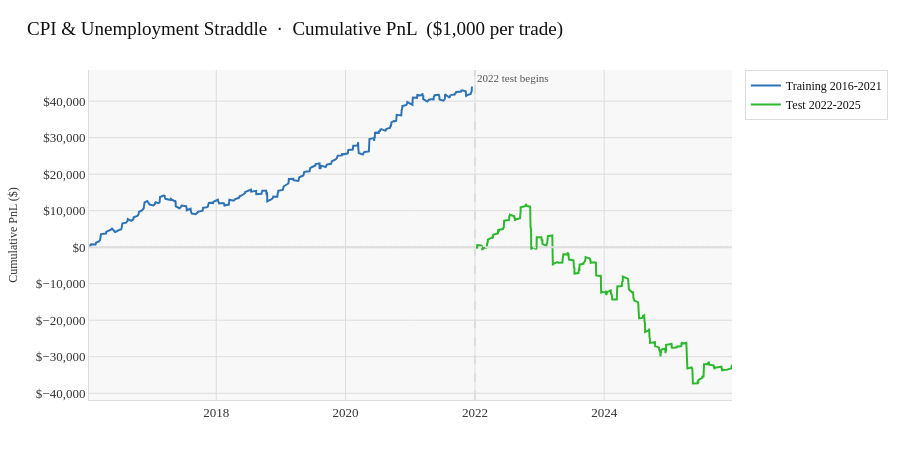

The notebook cell this image was saved under:
### Code cell
# Part 3 — Walk-Forward Long/Short Strategy
# Signals on (event_type, ticker, entry_offset, exit_offset)

LONG_AVG_RET      =  0.05
LONG_MIN_N        =  500
SHORT_AVG_RET     = -0.05
SHORT_MIN_N       =  10
CAPITAL_PER_TRADE =  1_000
PORTFOLIO_SIZE    = 10_000

train = cpi_df[cpi_df["year"] <= 2021].copy()
test  = cpi_df[cpi_df["year"] >= 2022].copy()

print(f"Training set : {len(train):,} rows | years {sorted(train['year'].unique())}")
print(f"Test set     : {len(test):,}  rows | years {sorted(test['year'].unique())}")

combo_stats = (train.groupby(["event_type","ticker","entry_offset","exit_offset"])
                    .agg(
                        n        = ("pnl_pct","count"),
                        avg_ret  = ("pnl_pct","mean"),
                        med_ret  = ("pnl_pct","median"),
                        win_rate = ("pnl_pct", lambda x: (x>0).mean()),
                        std      = ("pnl_pct","std"),
                    )
                    .reset_index())

long_signals = combo_stats[
    (combo_stats["n"]       > LONG_MIN_N)   &
    (combo_stats["avg_ret"] > LONG_AVG_RET) &
    (combo_stats["med_ret"] > LONG_MED_RET)
].copy()
long_signals["side"] = "LONG"

short_signals = combo_stats[
    (combo_stats["n"]       > SHORT_MIN_N)   &
    (combo_stats["avg_ret"] < SHORT_AVG_RET) &
    (combo_stats["med_ret"] < SHORT_MED_RET)
].copy()
short_signals["side"] = "SHORT"

print(f"\nSignals from training (2016-2021):")
print(f"  Long  : {len(long_signals)}")
print(f"  Short : {len(short_signals)}")

print(f"\nLong signals:")
print(long_signals[["event_type","ticker","entry_offset","exit_offset","n","avg_ret","med_ret","win_rate"]]
      .sort_values("avg_ret", ascending=False)
      .to_string(index=False, formatters={
          "avg_ret":  "{:.2%}".format,
          "med_ret":  "{:.2%}".format,
          "win_rate": "{:.0%}".format,
      }))

print(f"\nShort signals:")
print(short_signals[["event_type","ticker","entry_offset","exit_offset","n","avg_ret","med_ret","win_rate"]]
      .sort_values("avg_ret")
      .to_string(index=False, formatters={
          "avg_ret":  "{:.2%}".format,
          "med_ret":  "{:.2%}".format,
          "win_rate": "{:.0%}".format,
      }))

long_keys  = set(zip(long_signals["event_type"],  long_signals["ticker"],
                     long_signals["entry_offset"], long_signals["exit_offset"]))
short_keys = set(zip(short_signals["event_type"],  short_signals["ticker"],
                     short_signals["entry_offset"], short_signals["exit_offset"]))

test_signals = test.copy()
test_signals["signal"] = None
test_signals.loc[test_signals.apply(
    lambda r: (r["event_type"],r["ticker"],r["entry_offset"],r["exit_offset"])
              in long_keys, axis=1), "signal"] = "LONG"
test_signals.loc[test_signals.apply(
    lambda r: (r["event_type"],r["ticker"],r["entry_offset"],r["exit_offset"])
              in short_keys, axis=1), "signal"] = "SHORT"

test_signals = test_signals[test_signals["signal"].notna()].copy()
test_signals["strategy_pnl"] = test_signals.apply(
    lambda r: r["pnl_pct"] if r["signal"]=="LONG" else -r["pnl_pct"], axis=1)

print(f"\n2022-2025 test trades : {len(test_signals)}")
print(f"  Long  : {(test_signals['signal']=='LONG').sum()}")
print(f"  Short : {(test_signals['signal']=='SHORT').sum()}")

def perf(returns, label):
    r   = pd.Series(returns).dropna()
    if len(r) == 0: print(f"\n  {label}: no trades"); return
    inv = len(r) * CAPITAL_PER_TRADE
    print(f"\n  {label}")
    print(f"    Trades          : {len(r)}")
    print(f"    Capital deployed: ${inv:,.0f}")
    print(f"    Win rate        : {(r>0).mean():.1%}")
    print(f"    Avg return      : {r.mean():.2%}")
    print(f"    Median ret      : {r.median():.2%}")
    print(f"    Total PnL       : ${r.sum()*CAPITAL_PER_TRADE:,.2f}")
    print(f"    ROI             : {r.sum()*CAPITAL_PER_TRADE/PORTFOLIO_SIZE:.2%}")
    print(f"    Profit factor   : {r[r>0].sum()/abs(r[r<0].sum()):.2f}" if (r<0).any() else "    Profit factor   : inf")
    print(f"    Avg win/loss    : {r[r>0].mean()/abs(r[r<0].mean()):.2f}" if (r<0).any() else "    Avg win/loss    : inf")
    print(f"    Best trade      : ${r.max()*CAPITAL_PER_TRADE:,.2f}")
    print(f"    Worst trade     : ${r.min()*CAPITAL_PER_TRADE:,.2f}")

print(f"\nOut-of-Sample Performance (2022-2025):")
perf(test_signals["strategy_pnl"], "Combined")
perf(test_signals[test_signals["signal"]=="LONG"]["strategy_pnl"],  "Long only")
perf(test_signals[test_signals["signal"]=="SHORT"]["strategy_pnl"], "Short only")

print(f"\nBy Event Type:")
for et in ["CPI","Unemployment"]:
    perf(test_signals[test_signals["event_type"]==et]["strategy_pnl"], et)

print(f"\nBy Event Type x Signal:")
for et in ["CPI","Unemployment"]:
    for side in ["LONG","SHORT"]:
        sub = test_signals[(test_signals["event_type"]==et) & (test_signals["signal"]==side)]
        perf(sub["strategy_pnl"], f"{et} {side}")

strat = cpi_df.copy()
strat["signal"] = None
strat.loc[strat.apply(
    lambda r: (r["event_type"],r["ticker"],r["entry_offset"],r["exit_offset"])
              in long_keys, axis=1), "signal"] = "LONG"
strat.loc[strat.apply(
    lambda r: (r["event_type"],r["ticker"],r["entry_offset"],r["exit_offset"])
              in short_keys, axis=1), "signal"] = "SHORT"

strat = strat[strat["signal"].notna()].copy()
strat["strategy_pnl"] = strat.apply(
    lambda r: r["pnl_pct"] if r["signal"]=="LONG" else -r["pnl_pct"], axis=1)
strat["period"]     = strat["year"].apply(lambda y: "train" if y <= 2021 else "test")
strat["dollar_pnl"] = strat["strategy_pnl"] * CAPITAL_PER_TRADE
strat = strat.sort_values("exit_date").reset_index(drop=True)
strat["cum_dollar_pnl"]  = strat.groupby("period")["dollar_pnl"].cumsum()
strat["overall_cum_pnl"] = strat["dollar_pnl"].cumsum()
strat["peak"]            = strat["overall_cum_pnl"].cummax()
strat["drawdown"]        = strat["overall_cum_pnl"] - strat["peak"]

print(f"\nOverall Strategy Performance  (${CAPITAL_PER_TRADE:,} per trade)")
for period, grp in strat.groupby("period"):
    r   = grp["dollar_pnl"]
    inv = len(grp) * CAPITAL_PER_TRADE
    print(f"\n  {period.upper()} ({grp['year'].min()}-{grp['year'].max()})")
    print(f"    Trades          : {len(r)}")
    print(f"    Capital deployed: ${inv:,.0f}")
    print(f"    Total PnL       : ${r.sum():,.2f}")
    print(f"    ROI             : {r.sum()/PORTFOLIO_SIZE:.2%}")
    print(f"    Win rate        : {(r>0).mean():.1%}")
    print(f"    Avg per trade   : ${r.mean():,.2f}")
    print(f"    Profit factor   : {r[r>0].sum()/abs(r[r<0].sum()):.2f}" if (r<0).any() else "    Profit factor   : inf")
    print(f"    Best trade      : ${r.max():,.2f}")
    print(f"    Worst trade     : ${r.min():,.2f}")

r   = strat["dollar_pnl"]
inv = len(strat) * CAPITAL_PER_TRADE
print(f"\n  FULL PERIOD (2016-2025)")
print(f"    Trades          : {len(r)}")
print(f"    Capital deployed: ${inv:,.0f}")
print(f"    Total PnL       : ${r.sum():,.2f}")
print(f"    ROI             : {r.sum()/PORTFOLIO_SIZE:.2%}")
print(f"    Win rate        : {(r>0).mean():.1%}")
print(f"    Avg per trade   : ${r.mean():,.2f}")
print(f"    Max Drawdown    : ${strat['drawdown'].min():,.2f}")
print(f"    Profit factor   : {r[r>0].sum()/abs(r[r<0].sum()):.2f}" if (r<0).any() else "    Profit factor   : inf")
print(f"    Best trade      : ${r.max():,.2f}")
print(f"    Worst trade     : ${r.min():,.2f}")

fig = go.Figure()
for period, col, name in [("train", "#2E74B5", "Training 2016-2021"),
                           ("test",  GREEN,     "Test 2022-2025")]:
    grp = strat[strat["period"]==period]
    fig.add_trace(go.Scatter(
        x=grp["exit_date"], y=grp["cum_dollar_pnl"],
        mode="lines", name=name,
        line=dict(color=col, width=2),
        hovertemplate="%{x|%b %Y}<br>Cumulative PnL: $%{y:,.0f}<extra></extra>",
    ))

fig.add_vline(x=pd.Timestamp("2022-01-01").timestamp()*1000,
              line_color=DG, line_dash="dash",
              annotation_text="2022 test begins",
              annotation_font=dict(family=FONT, size=11, color=GREY))
fig.add_hline(y=0, line_color=DG, line_dash="dot")

fig.update_layout(
    title=dict(
        text=f"CPI & Unemployment Straddle  ·  Cumulative PnL  (${CAPITAL_PER_TRADE:,} per trade)",
        font=dict(family=FONT, size=19, color="#111111"),
        x=0.03, xanchor="left"),
    paper_bgcolor=BG, plot_bgcolor=PANEL,
    font=dict(family=FONT, color="#111111", size=13),
    height=460, margin=dict(l=80, r=40, t=70, b=60),
    legend=dict(bgcolor=BG, bordercolor=DG, borderwidth=1,
                font=dict(family=FONT, size=12)),
    hoverlabel=dict(bgcolor="#ffffff", bordercolor=DG,
                    font=dict(family=FONT, color="#111111", size=13)),
    xaxis=dict(gridcolor=DG, linecolor=DG,
               tickfont=dict(family=FONT, color="#333333")),
    yaxis=dict(title="Cumulative PnL ($)",
               tickprefix="$", tickformat=",.0f",
               gridcolor=DG, linecolor=DG, zerolinecolor=DG,
               tickfont=dict(family=FONT, color="#333333"),
               title_font=dict(family=FONT, color="#333333", size=12)),
)
fig.show()

### Figure 1 — Plotly figure (JSON) as saved in the notebook; plotly's stock layout.template omitted (floating-point values rounded to 4 significant figures; data arrays with more than 128 entries replaced by an {"elided": "..."} marker saying what was removed)
{"data": [{"hovertemplate": "%{x|%b %Y}<br>Cumulative PnL: $%{y:,.0f}<extra></extra>", "line": {"color": "#2E74B5", "width": 2}, "mode": "lines", "name": "Training 2016-2021", "type": "scatter", "x": {"elided": "537 str values"}, "y": {"elided": "537 float values"}}, {"hovertemplate": "%{x|%b %Y}<br>Cumulative PnL: $%{y:,.0f}<extra></extra>", "line": {"color": "#2db82d", "width": 2}, "mode": "lines", "name": "Test 2022-2025", "type": "scatter", "x": {"elided": "662 str values"}, "y": {"elided": "662 float values"}}], "layout": {"annotations": [{"font": {"color": "#555555", "family": "Garamond, 'EB Garamond', Georgia, serif", "size": 11}, "showarrow": false, "text": "2022 test begins", "x": 1640995200000, "xanchor": "left", "xref": "x", "y": 1, "yanchor": "top", "yref": "y domain"}], "font": {"color": "#111111", "family": "Garamond, 'EB Garamond', Georgia, serif", "size": 13}, "height": 460, "hoverlabel": {"bgcolor": "#ffffff", "bordercolor": "#dddddd", "font": {"color": "#111111", "family": "Garamond, 'EB Garamond', Georgia, serif", "size": 13}}, "legend": {"bgcolor": "#ffffff", "bordercolor": "#dddddd", "borderwidth": 1, "font": {"family": "Garamond, 'EB Garamond', Georgia, serif", "size": 12}}, "margin": {"b": 60, "l": 80, "r": 40, "t": 70}, "paper_bgcolor": "#ffffff", "plot_bgcolor": "#f8f8f8", "shapes": [{"line": {"color": "#dddddd", "dash": "dash"}, "type": "line", "x0": 1640995200000, "x1": 1640995200000, "xref": "x", "y0": 0, "y1": 1, "yref": "y domain"}, {"line": {"color": "#dddddd", "dash": "dot"}, "type": "line", "x0": 0, "x1": 1, "xref": "x domain", "y0": 0, "y1": 0, "yref": "y"}], "title": {"font": {"color": "#111111", "family": "Garamond, 'EB Garamond', Georgia, serif", "size": 19}, "text": "CPI & Unemployment Straddle  ·  Cumulative PnL  ($1,000 per trade)", "x": 0.03, "xanchor": "left"}, "xaxis": {"gridcolor": "#dddddd", "linecolor": "#dddddd", "tickfont": {"color": "#333333", "family": "Garamond, 'EB Garamond', Georgia, serif"}}, "yaxis": {"gridcolor": "#dddddd", "linecolor": "#dddddd", "tickfont": {"color": "#333333", "family": "Garamond, 'EB Garamond', Georgia, serif"}, "tickformat": ",.0f", "tickprefix": "$", "title": {"font": {"color": "#333333", "family": "Garamond, 'EB Garamond', Georgia, serif", "size": 12}, "text": "Cumulative PnL ($)"}, "zerolinecolor": "#dddddd"}}}
